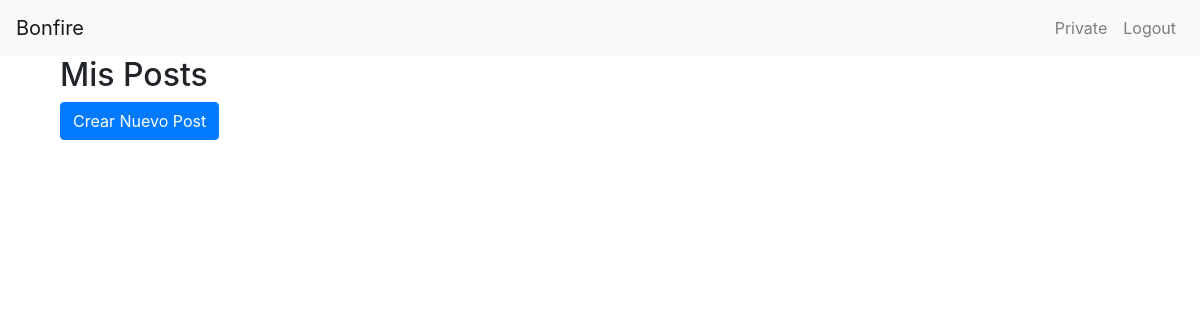
The app's page /private/ (signed in), older data.
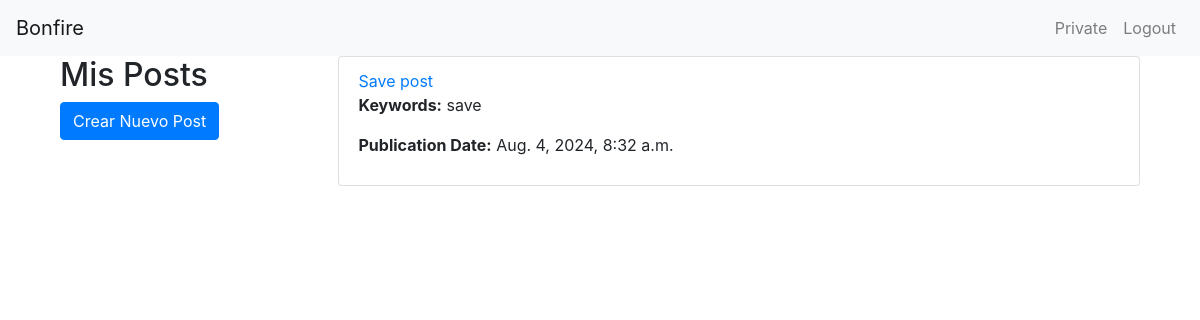
The same page, newer data.
### blog/models.py (models this page shows, shortened)
class Post(models.Model):
    author = models.ForeignKey(CustomUser, on_delete=models.CASCADE, related_name='posts')
    title = models.CharField(max_length=255)
    keywords = models.CharField(max_length=255, default='')  # Añadir campo de keywords
    content = models.TextField()
    created_at = models.DateTimeField(auto_now_add=True)
    updated_at = models.DateTimeField(auto_now=True)

### blog/views.py (the view)
# urls.py: path('private/', views.private_area, name='private_area'),
@login_required
def private_area(request):
    posts = Post.objects.filter(author=request.user)
    return render(request, 'blog/private_area.html', {'posts': posts})

### blog/templates/blog/private_area.html
{% extends "base.html" %}
{% block content %}
<div class="container">
    <div class="row">
        <div class="col-md-3">
            <h2>Mis Posts</h2>
            <a class="btn btn-primary mb-3" href="{% url 'post_create' %}">Crear Nuevo Post</a>
        </div>
        <div class="col-md-9">
            <ul class="list-group">
                {% for post in posts %}
                    <li class="list-group-item">
                        <a href="{% url 'post_detail' post.pk %}">{{ post.title }}</a>
                        <p><strong>Keywords:</strong> {{ post.keywords }}</p>
                        <p><strong>Publication Date:</strong> {{ post.created_at }}</p>
                    </li>
                {% endfor %}
            </ul>
        </div>
    </div>
</div>
{% endblock %}

Row changes from the older to the newer data that the page shows:
added Post: title "Save post", keywords "save", created_at "Aug. 4, 2024, 8:32 a.m."
